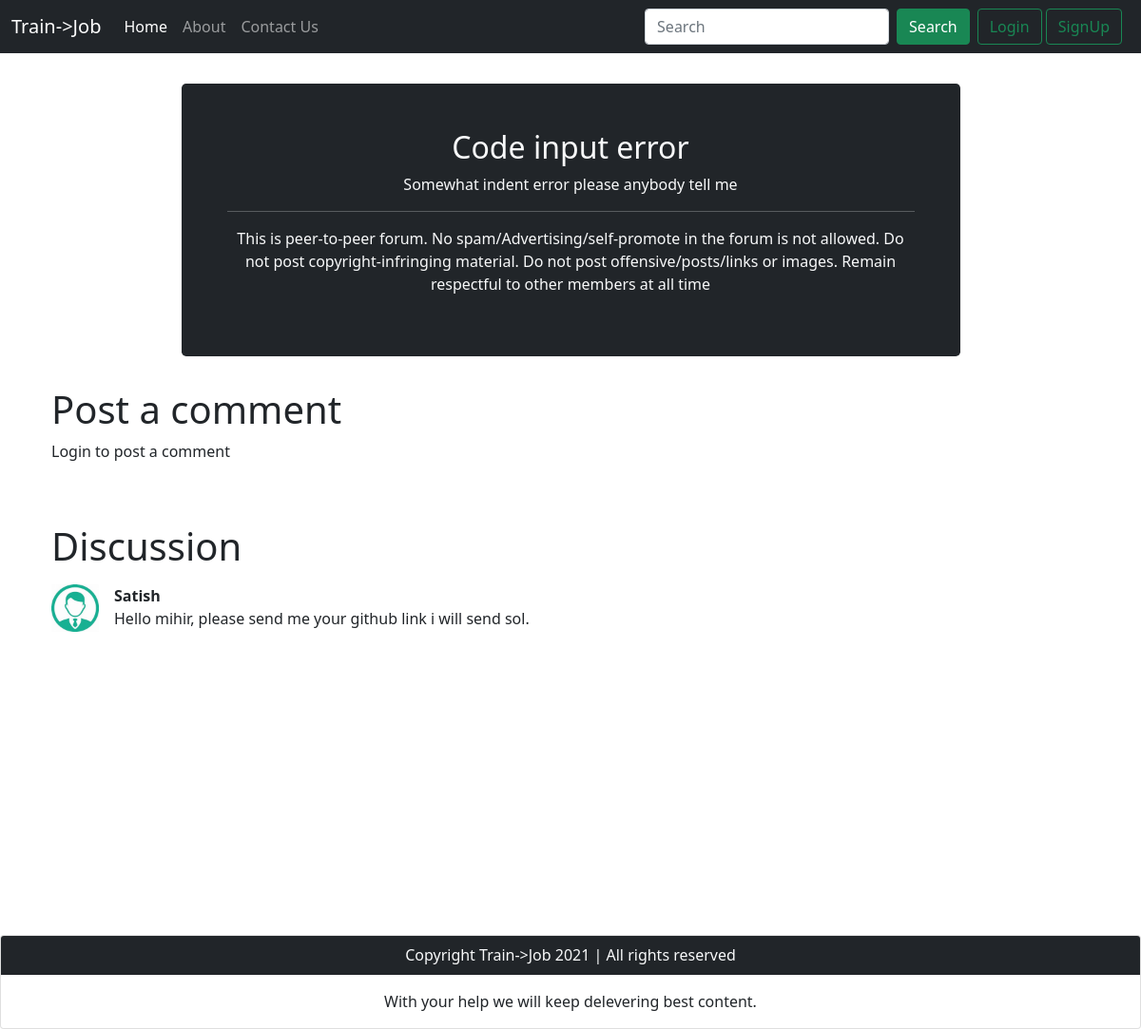
Page /ForumProject/threads.php?threadid=1 on the committed database.
### tables this page shows
CREATE TABLE `threads` (
  `thread_id` int(8) NOT NULL,
  `thread_title` varchar(100) NOT NULL,
  `thread_desc` text NOT NULL,
  `thread_cat_id` int(8) NOT NULL,
  `thread_user_id` int(8) NOT NULL,
  `timestamp` datetime NOT NULL DEFAULT current_timestamp()
);

CREATE TABLE `comment` (
  `comment_id` int(8) NOT NULL,
  `comment_by` int(8) NOT NULL,
  `comment_content` text NOT NULL,
  `thread_id` int(8) NOT NULL,
  `comment_time` datetime NOT NULL DEFAULT current_timestamp()
);

CREATE TABLE `users` (
  `Sno` int(8) NOT NULL,
  `email` varchar(30) NOT NULL,
  `pass` varchar(255) NOT NULL,
  `fname` varchar(30) NOT NULL,
  `lname` varchar(30) NOT NULL,
  `date` datetime NOT NULL DEFAULT current_timestamp()
);

### ForumProject/threads.php (the view, shortened to what this page needs)
<!doctype html>
<html lang="en">
<head>
    <link href="https://cdn.jsdelivr.net/npm/bootstrap@5.1.1/dist/css/bootstrap.min.css" rel="stylesheet"
>
</head>
<body>
    <?php include 'partials2/_header.php';?>
    <?php include 'partials2/_dbconnect.php';?>
    <?php
    $id = $_GET['threadid'];
    $sql = "SELECT * FROM `threads` WHERE thread_id = $id";
    $result = mysqli_query($conn,$sql);
    while($row = mysqli_fetch_assoc($result)){
        $thread_title = $row['thread_title'];
        $thread_desc = $row['thread_desc'];
    }
    ?>
    <div class="container my-2">
        <center>
            <div class="container-fluid py-4">
                <div class="col-md-9">
                    <div class="h-100 p-5 text-light bg-dark rounded-3">
                        <h2><?php echo $thread_title?></h2>
                        <p><?php echo $thread_desc?></p>
                        <hr>
                        <p>This is peer-to-peer forum. No spam/Advertising/self-promote in the forum is not allowed. Do
                            not post copyright-infringing material. Do not post offensive/posts/links or images. Remain
                            respectful to other members at all time</p>
                    </div>
                </div>
            </div>
        </center>
    </div>
    <div class="container" id="ques">
    <?php
    if(isset($_SESSION['loggedin']) && $_SESSION['loggedin']==true){
    echo'
        <div class="container">
            <h1>Post a comment</h1>
            <form action="'.$_SERVER['REQUEST_URI'].'" method="post">
                <div class="form-floating">
                    <textarea class="form-control" placeholder="Leave a comment here" id="comment" name="comment"
                        style="height: 100px"></textarea>
                    <label for="floatingTextarea2">Type your comment</label>
                    <input type="hidden" name="sno" value="'.$_SESSION["sno"].'">
                </div>
                <br>
                <button type="submit" class="btn btn-success">Post comment</button>
                <br>
            </form>
        </div>';
    }
    else{
        echo '
    <div class="container">
        <h1>Post a comment</h1>
        <p>Login to post a comment</p>
    </div>';
    }
    ?>
        <br><br>
        <div class="container" id="ques">
            <h1>Discussion</h1>
            <?php
        $id = $_GET['threadid'];
        $sql = "SELECT * FROM `comment` WHERE thread_id=$id";
        $result = mysqli_query($conn,$sql);
        while($row = mysqli_fetch_assoc($result)){
            $comment_content = $row['comment_content'];
            $comment_by = $row['comment_by'];
            $sql2 = "SELECT fname FROM `users` WHERE Sno='$comment_by'";
            $result2 = mysqli_query($conn,$sql2);
            $row2 = mysqli_fetch_assoc($result2);
        echo '<div class="d-flex my-3">
            <div class="flex-shrink-0">
                <img src="userimg.jpg" height="50px" width="50px" alt="...">
            </div>
            <div class="flex-grow-1 ms-3">
                <p class="font-weight-bold my-0"><b>'.$row2['fname'].'</b></p>
                <p>'.$comment_content.'</p>
            </div>
        </div>';
}
?>
        </div>
    </div>
    <?php include 'partials2/_footer.php';?>
</body>
</html>

### ForumProject/threads.php (style rules this page uses)
#ques { min-height: 433px; }

### rows in the picture
threads: thread_title "Code input error", thread_desc "Somewhat indent error please anybody tell me"
comment: users.fname "Satish", comment_content "Hello mihir, please send me your github link i will send sol."
